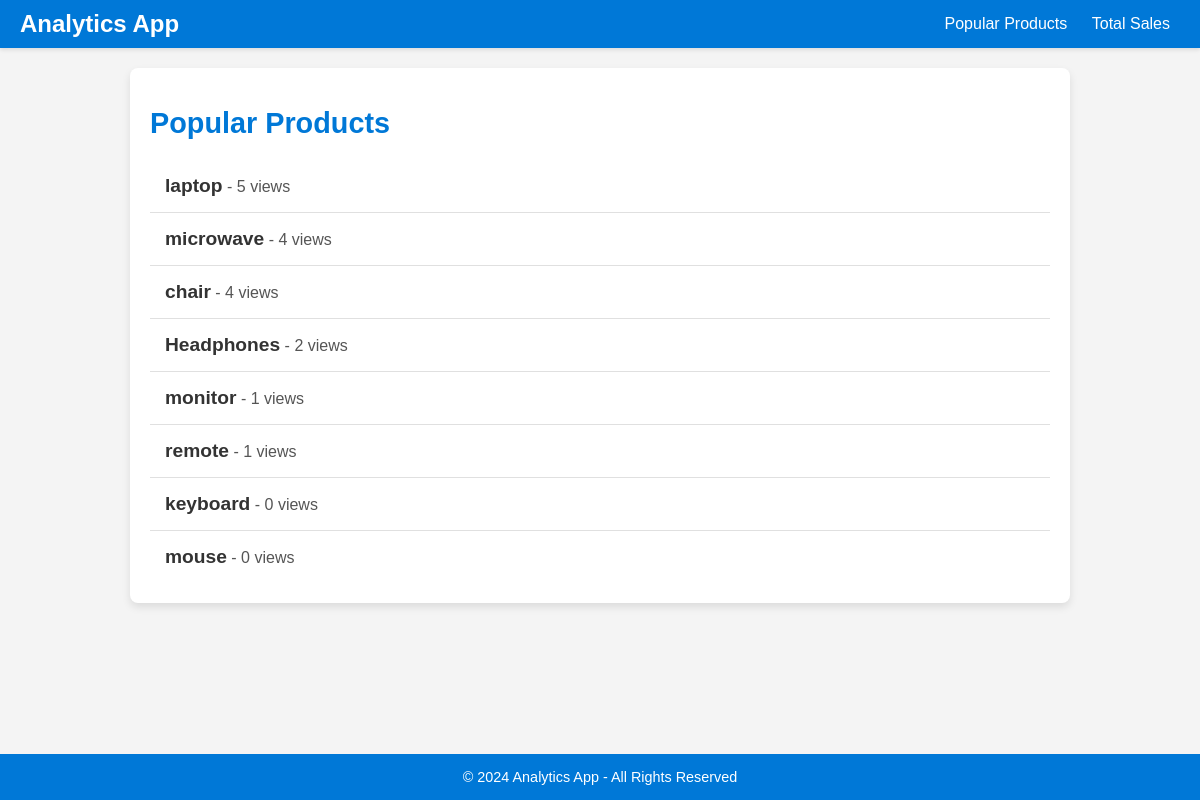
Page /analytics/ (signed in) on the committed database.
### products/models.py (models this page shows, shortened)
class Product(models.Model):
    name = models.CharField(max_length=255)
    description = models.TextField()
    price = models.DecimalField(max_digits=10, decimal_places=2)
    category = models.ForeignKey(Category, related_name='products', on_delete=models.CASCADE)
    image = models.ImageField(upload_to='product_images/')
    stock = models.PositiveIntegerField()
    is_featured= models.BooleanField(default=False)
    created_at = models.DateTimeField(auto_now_add=True)
    updated_at = models.DateTimeField(auto_now=True)
    slug = models.SlugField(unique=True)

### analytics/views.py (the view)
# urls.py: path('', views.popular_products, name='popular_products'),
@login_required
@superuser_required
def popular_products(request):
    popular_products = (
        Product.objects.annotate(view_count=Count('views'))
        .order_by('-view_count')[:10]
    )
    return render(request, 'analytics/popular_products.html', {'popular_products': popular_products})

### analytics/views.py (called while the page is built)
def superuser_required(view_func):
    @wraps(view_func)
    def _wrapped_view(request, *args, **kwargs):
        if not request.user.is_superuser:
            return HttpResponseForbidden("You do not have permission to access this page.")
        return view_func(request, *args, **kwargs)
    return _wrapped_view

### templates/analytics/popular_products.html (shortened to what this page needs)
 <!DOCTYPE html>
<html lang="en">
<head>
</head>
<body>
    <nav>
        <div class="logo">Analytics App</div>
        <div>
            <a href={% url 'popular_products' %}>Popular Products</a>
            <a href={% url 'total_sales' %}>Total Sales</a>
        </div>
    </nav>
    <div class="content">
        <h1>Popular Products</h1>
        <div id="products-container">
            {% for product in popular_products %}
            <div class="product">
                <span class="product-name">{{ product.name }}</span>
                <span class="view-count">- {{ product.view_count }} views</span>
            </div>
            {% endfor %}
        </div>
    </div>
    <footer>
        <div>&copy; 2024 Analytics App - All Rights Reserved</div>
    </footer>
</body>

### templates/analytics/popular_products.html (style rules this page uses)
body { font-family: 'Arial', sans-serif; margin: 0; padding: 0; background-color: #f4f4f4; color: #333; }
nav { background-color: #0078d7; padding: 10px 20px; display: flex; justify-content: space-between; align-items: center; box-shadow: 0 2px 4px rgba(0, 0, 0, 0.1); }
nav .logo { font-size: 1.5rem; font-weight: bold; color: #fff; }
nav a { color: #fff; text-decoration: none; margin: 0 10px; font-size: 1rem; font-weight: 500; }
.content { margin: 20px auto; padding: 20px; max-width: 900px; background: #fff; border-radius: 8px; box-shadow: 0 4px 8px rgba(0, 0, 0, 0.1); }
h1 { font-size: 1.8rem; color: #0078d7; margin-bottom: 20px; }
.product { padding: 15px; border-bottom: 1px solid #e0e0e0; }
.product:last-child { border-bottom: none; }
.product-name { font-size: 1.2rem; font-weight: bold; }
.view-count { font-size: 1rem; color: #555; }
footer { background-color: #0078d7; color: #fff; text-align: center; padding: 15px 0; position: fixed; bottom: 0; width: 100%; font-size: 0.9rem; }

### rows in the picture
Product: name "laptop", view_count "5"
Product: name "microwave", view_count "4"
Product: name "chair", view_count "4"
Product: name "Headphones", view_count "2"
Product: name "monitor", view_count "1"
Product: name "remote", view_count "1"
Product: name "keyboard", view_count "0"
Product: name "mouse", view_count "0"
